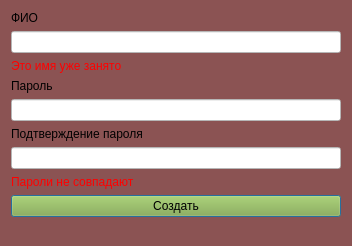
<?xml version="1.0" encoding="UTF-8"?>
<ui version="4.0">
 <class>Dialog</class>
 <widget class="QDialog" name="Dialog">
  <property name="geometry">
   <rect>
    <x>0</x>
    <y>0</y>
    <width>352</width>
    <height>246</height>
   </rect>
  </property>
  <property name="windowTitle">
   <string>Dialog</string>
  </property>
  <property name="styleSheet">
   <string notr="true">background-color: rgb(139, 83, 83);</string>
  </property>
  <layout class="QVBoxLayout" name="verticalLayout">
   <item>
    <widget class="QLabel" name="nameLabel">
     <property name="text">
      <string>ФИО</string>
     </property>
    </widget>
   </item>
   <item>
    <widget class="QLineEdit" name="nameEdit">
     <property name="styleSheet">
      <string notr="true">background-color: rgb(255, 255, 255);</string>
     </property>
    </widget>
   </item>
   <item>
    <widget class="QLabel" name="nameWarning">
     <property name="styleSheet">
      <string notr="true">color: rgb(255, 0, 0);
font: 8pt &quot;MS Shell Dlg 2&quot;;</string>
     </property>
     <property name="text">
      <string>Это имя уже занято</string>
     </property>
    </widget>
   </item>
   <item>
    <widget class="QLabel" name="passwordLabel">
     <property name="text">
      <string>Пароль</string>
     </property>
    </widget>
   </item>
   <item>
    <widget class="QLineEdit" name="passwordEdit">
     <property name="styleSheet">
      <string notr="true">background-color: rgb(255, 255, 255);</string>
     </property>
     <property name="echoMode">
      <enum>QLineEdit::Password</enum>
     </property>
    </widget>
   </item>
   <item>
    <widget class="QLabel" name="repeatPasswordLabel">
     <property name="text">
      <string>Подтверждение пароля</string>
     </property>
    </widget>
   </item>
   <item>
    <widget class="QLineEdit" name="repeatPasswordEdit">
     <property name="styleSheet">
      <string notr="true">background-color: rgb(255, 255, 255);</string>
     </property>
     <property name="echoMode">
      <enum>QLineEdit::Password</enum>
     </property>
    </widget>
   </item>
   <item>
    <widget class="QLabel" name="passwordWarning">
     <property name="styleSheet">
      <string notr="true">color: rgb(255, 0, 0);
font: 8pt &quot;MS Shell Dlg 2&quot;;</string>
     </property>
     <property name="text">
      <string>Пароли не совпадают</string>
     </property>
    </widget>
   </item>
   <item>
    <widget class="QPushButton" name="createButton">
     <property name="styleSheet">
      <string notr="true">background-color: rgb(137, 173, 59);</string>
     </property>
     <property name="text">
      <string>Создать</string>
     </property>
    </widget>
   </item>
   <item>
    <spacer name="verticalSpacer">
     <property name="orientation">
      <enum>Qt::Vertical</enum>
     </property>
     <property name="sizeHint" stdset="0">
      <size>
       <width>20</width>
       <height>40</height>
      </size>
     </property>
    </spacer>
   </item>
  </layout>
 </widget>
 <resources/>
 <connections/>
</ui>
